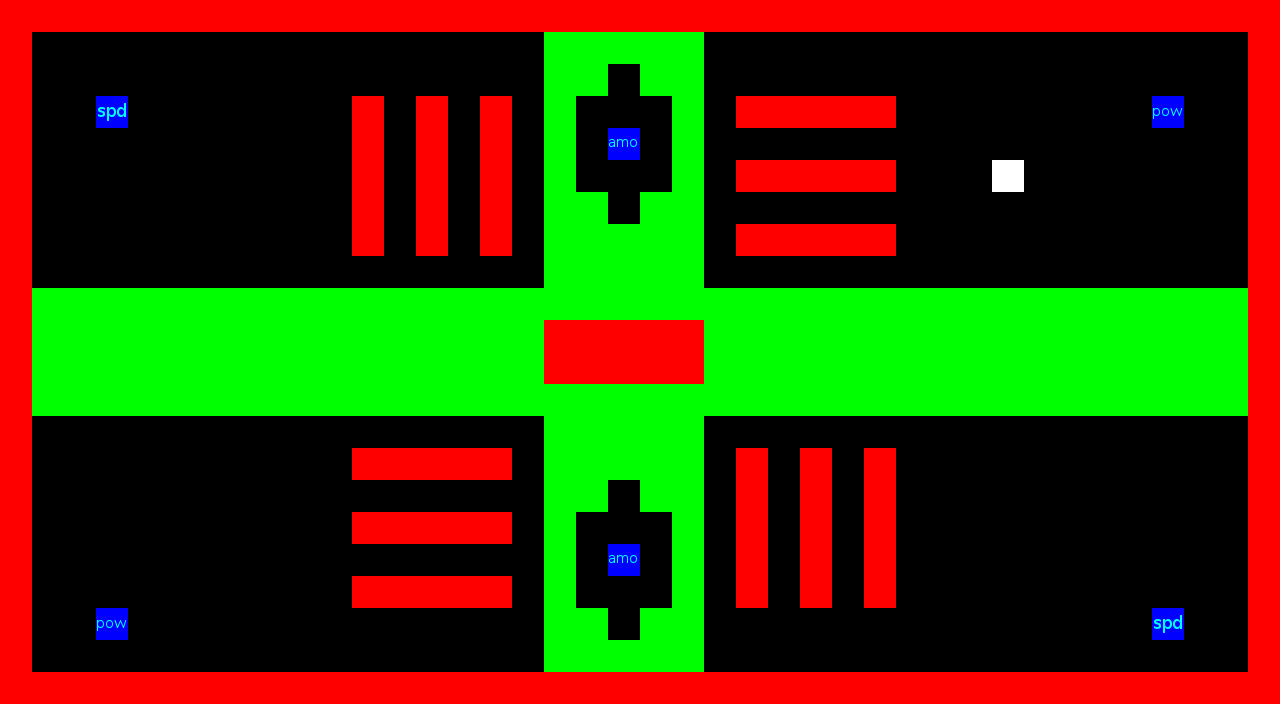

Tiled map render using the project's own tile images. Description and the map definition, with tile-layer contents summarised, below:
An orthogonal 40x22 tile map with 32x32 px tiles, 1 tile layer (TheLayer).

<map version="1.0" orientation="orthogonal" width="40" height="22" tilewidth="32" tileheight="32">
 <tileset firstgid="1" name="ColourScheme" tilewidth="32" tileheight="32">
  <properties>
   <property name="powerup" value="range" />
   <property name="type" value="tower" />
  </properties>
  <image source="ColourScheme.png" width="128" height="128" />
  <tile id="0">
   <properties>
    <property name="type" value="block" />
   </properties>
  </tile>
  <tile id="1">
   <properties>
    <property name="type" value="box" />
   </properties>
  </tile>
  <tile id="2">
   <properties>
    <property name="type" value="tower" />
   </properties>
  </tile>
  <tile id="3">
   <properties>
    <property name="spawn" value="1" />
   </properties>
  </tile>
  <tile id="7">
   <properties>
    <property name="spawn" value="2" />
   </properties>
  </tile>
  <tile id="12">
   <properties>
    <property name="powerup" value="speed" />
    <property name="type" value="tower" />
   </properties>
  </tile>
  <tile id="13">
   <properties>
    <property name="powerup" value="range" />
    <property name="type" value="tower" />
   </properties>
  </tile>
  <tile id="14">
   <properties>
    <property name="powerup" value="ammo" />
    <property name="type" value="tower" />
   </properties>
  </tile>
 </tileset>
 <layer name="TheLayer" width="40" height="22">
  <data>[880 cells, 398 non-empty, 7 distinct tile ids]</data>
 </layer>
</map>